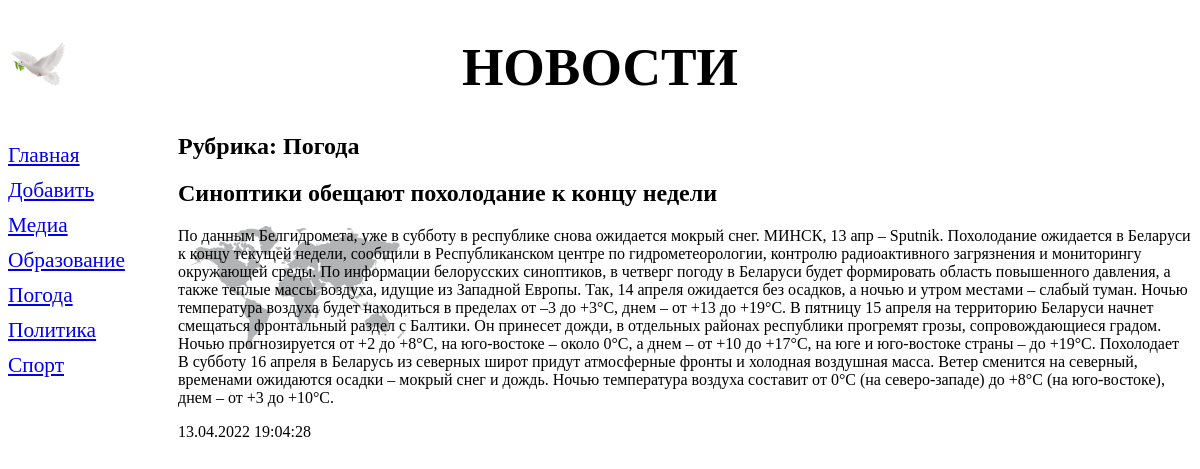
The page /bboard/5/ on the database its author committed.
### bboard/models.py (models this page shows, shortened)
class Rubric(models.Model):
    name = models.CharField(max_length=20, db_index=True, verbose_name='Haзвaниe')
    class Meta:
        verbose_name_plural = 'Рубрики'
        verbose_name = 'Рубрика'
        ordering = ['name']

class Bb(models.Model):
    title = models.CharField(max_length=50, verbose_name='Событие')
    content = models.TextField(null=True, blank=True, verbose_name='Описание')
    price = models.FloatField(null=True, blank=True, verbose_name='Рейтинг актуальности')
    published = models.DateTimeField(auto_now_add=True, db_index=True, verbose_name='Опубликовано')
    rubric = models.ForeignKey('Rubric', null=True, on_delete=models.PROTECT, verbose_name='Рубрика')
    class Meta:
        verbose_name_plural = 'События'
        verbose_name = 'Событие'
        ordering = ['-published']

### bboard/views.py (the view)
# urls.py: path('<int:rubric_id>/', by_rubric, name='by_rubric'),
def by_rubric(request, rubric_id):
    bbs = Bb.objects.filter(rubric=rubric_id)
    rubrics = Rubric.objects.all()
    current_rubric = Rubric.objects.get(pk=rubric_id)
    context = {'bbs': bbs, 'rubrics': rubrics,
               'current_rubric': current_rubric}
    return render(request, 'bboard/by_rubric.html', context)

### bboard/templates/bboard/by_rubric.html (shortened to what this page needs)
{% extends "layout/basic.html" %}
{% block content %}
<h2>Рубрика: {{ current_rubric.name }}</h2>
{% for bb in bbs %} <div>
<h2>{{ bb.title }}</h2>
<p>{{ bb.content }}</p>
<p>{{ bb.published|date:"d.m.Y H:i:s" }}</p>
</div>
{% endfor %}
{% endblock %}

### bboard/templates/layout/basic.html (shortened to what this page needs)
{% load static %}
{% load static %}
<!DOCTYPE html>
<html>
<head>
    <link rel="stylesheet" type="text/css"
        href="{% static 'bboard/style.css' %}">
</head>
<body>
<header>
    <h1>Новости</h1>
</header>
<nav>
    <a href="{% url 'index' %}">Главная</a>
    <a href="{% url 'add' %}">Добавить</a>
    {% for rubric in rubrics %}
    <a href="{% url 'by_rubric' rubric.pk %}">
        {{ rubric.name }}</a>
    {% endfor %}
</nav>
<section>
    {% block content %} {% endblock %}
</section>
</body>
</html>

### bboard/static/bboard/style.css (style rules this page uses)
header h1 { font-size: 40pt; text-transform: uppercase; text-align: center; background: url("pngegg.png") left / auto 100% no-repeat; }
nav { font-size: 16pt; width: 150px; float: left; }
nav a { display: block; margin: 10px 0px; }
section { margin-left: 170px; background: url("pngwing.png") left / auto 40% no-repeat; }

### rows shown on the page
Rubric: name "Медиа"
Rubric: name "Образование"
Rubric: name "Погода"
Rubric: name "Политика"
Rubric: name "Спорт"
Bb: title "Синоптики обещают похолодание к концу недели", content "По данным Белгидромета, уже в субботу в республике снова ожидается мокрый снег. МИНСК, 13 апр – Sputnik. Похолодание ожидается в Беларуси к концу текущей недели, сообщили в Республиканском центре по гидрометеорологии, контролю радиоактивного загрязнения и мониторингу окружающей среды. По информации белорусских синоптиков, в четверг погоду в Беларуси будет формировать область повышенного давления, а также теплые массы воздуха, идущие из Западной Европы. Так, 14 апреля ожидается без осадков, а ночью и утром местами – слабый туман. Ночью температура воздуха будет находиться в пределах от –3 до +3°С, днем – от +13 до +19°С. В пятницу 15 апреля на территорию Беларуси начнет смещаться фронтальный…", published "13.04.2022 19:04:28"
